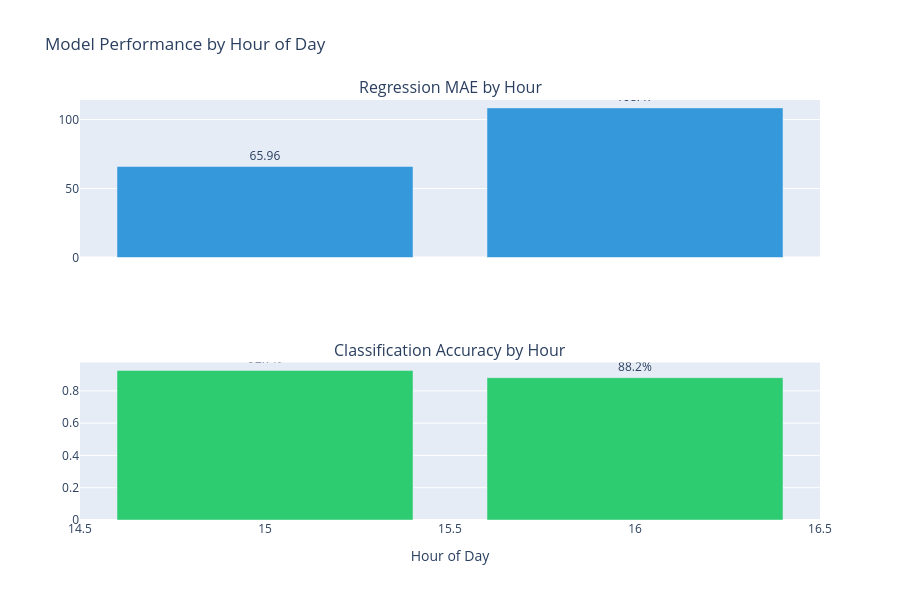

The code cell stored with this chart in its notebook:
### Code cell
# Fix duplicate hour_of_day column
if test_results.columns.duplicated().any():
    test_results = test_results.loc[:, ~test_results.columns.duplicated()]

hour_errors = test_results.groupby("hour_of_day").agg(
    count=("abs_error", "count"),
    mae=("abs_error", "mean"),
    actual_late_rate=("actual_late", "mean"),
).round(2)

# Add accuracy manually
hour_acc = test_results.groupby("hour_of_day").apply(
    lambda g: (g["actual_late"] == g["predicted_late"]).mean()
).rename("cls_accuracy").round(4)
hour_errors = hour_errors.join(hour_acc)

print("Performance by Hour:")
print(hour_errors.to_string())

fig = make_subplots(
    rows=2, cols=1,
    subplot_titles=("Regression MAE by Hour", "Classification Accuracy by Hour"),
    shared_xaxes=True,
)

fig.add_trace(go.Bar(
    x=hour_errors.index, y=hour_errors["mae"],
    marker_color="#3498db", name="MAE",
    text=hour_errors["mae"], textposition="outside",
), row=1, col=1)

fig.add_trace(go.Bar(
    x=hour_errors.index, y=hour_errors["cls_accuracy"],
    marker_color="#2ecc71", name="Accuracy",
    text=hour_errors["cls_accuracy"].apply(lambda x: f"{x:.1%}"), textposition="outside",
), row=2, col=1)

fig.update_layout(height=600, title_text="Model Performance by Hour of Day", showlegend=False)
fig.update_xaxes(title_text="Hour of Day", row=2, col=1)
fig.show()

### Figure 1 — Plotly figure (JSON) as saved in the notebook; plotly's stock layout.template omitted (floating-point values rounded to 4 significant figures)
{"data": [{"marker": {"color": "#3498db"}, "name": "MAE", "text": [65.96, 108.5], "textposition": "outside", "type": "bar", "x": [15, 16], "xaxis": "x", "y": [65.96, 108.5], "yaxis": "y"}, {"marker": {"color": "#2ecc71"}, "name": "Accuracy", "text": ["92.7%", "88.2%"], "textposition": "outside", "type": "bar", "x": [15, 16], "xaxis": "x2", "y": [0.9268, 0.8817], "yaxis": "y2"}], "layout": {"annotations": [{"font": {"size": 16}, "showarrow": false, "text": "Regression MAE by Hour", "x": 0.5, "xanchor": "center", "xref": "paper", "y": 1, "yanchor": "bottom", "yref": "paper"}, {"font": {"size": 16}, "showarrow": false, "text": "Classification Accuracy by Hour", "x": 0.5, "xanchor": "center", "xref": "paper", "y": 0.375, "yanchor": "bottom", "yref": "paper"}], "height": 600, "showlegend": false, "title": {"text": "Model Performance by Hour of Day"}, "xaxis": {"anchor": "y", "domain": [0, 1], "matches": "x2", "showticklabels": false}, "xaxis2": {"anchor": "y2", "domain": [0, 1], "title": {"text": "Hour of Day"}}, "yaxis": {"anchor": "x", "domain": [0.625, 1]}, "yaxis2": {"anchor": "x2", "domain": [0, 0.375]}}}
